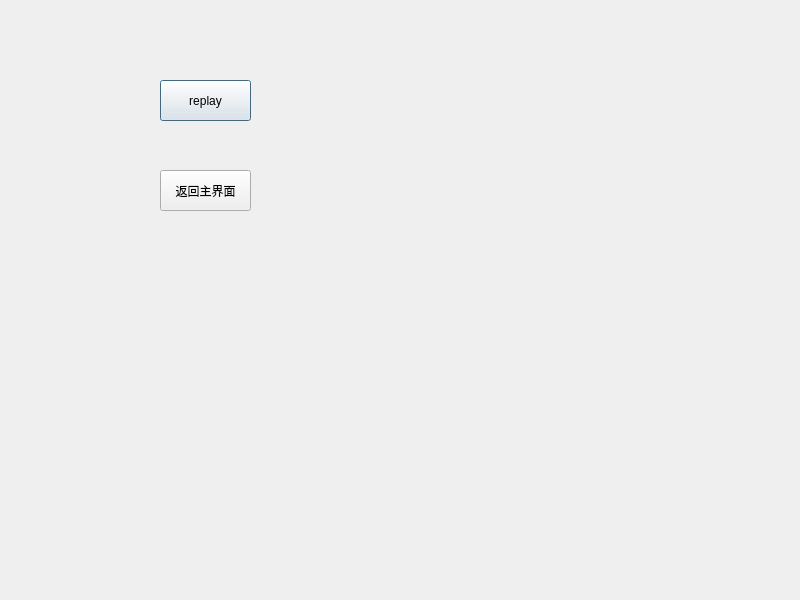
<?xml version="1.0" encoding="UTF-8"?>
<ui version="4.0">
 <class>replay</class>
 <widget class="QDialog" name="replay">
  <property name="geometry">
   <rect>
    <x>0</x>
    <y>0</y>
    <width>800</width>
    <height>600</height>
   </rect>
  </property>
  <property name="windowTitle">
   <string>Dialog</string>
  </property>
  <widget class="QPushButton" name="pushButton">
   <property name="geometry">
    <rect>
     <x>160</x>
     <y>80</y>
     <width>91</width>
     <height>41</height>
    </rect>
   </property>
   <property name="text">
    <string>replay</string>
   </property>
  </widget>
  <widget class="QPushButton" name="pushButton_2">
   <property name="geometry">
    <rect>
     <x>160</x>
     <y>170</y>
     <width>91</width>
     <height>41</height>
    </rect>
   </property>
   <property name="text">
    <string>返回主界面</string>
   </property>
  </widget>
 </widget>
 <resources/>
 <connections/>
</ui>
